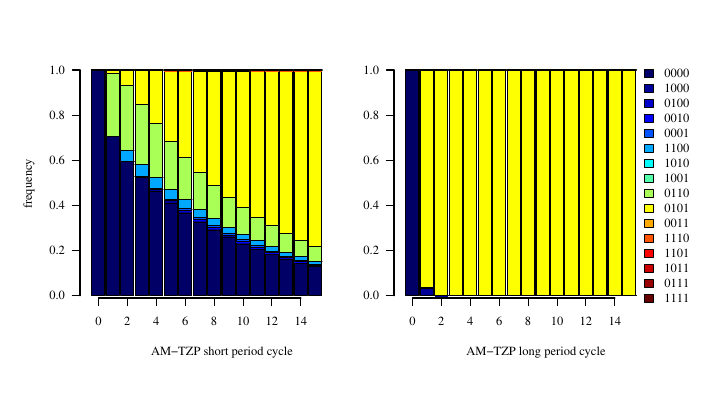

Write the R code that produced this figure.
setwd("~/Antibiotic Cycling")
source(file="cycling.R")


pdf(file="short_period_vs_long_period/short_period_vs_long_period.pdf",family="Times", width = 7.28, height = 4, pointsize=9)

par(mfrow=c(1,2))
initial_state = c(1,0,0,0,0,0,0,0,0,0,0,0,0,0,0,0)
par(mai=c(1.02,.8,0.7,0))
plot_cycles(c("AM", "TZP"),initial_state,xlab="AM-TZP short period cycle",num_cycles=15,combine_cycle=T,legend=F)
par(mai=c(1.02,.3,0.7,.5))
plot_cycles(c("AM","TZP"),initial_state,long_period=T,xlab="AM-TZP long period cycle",num_cycles=15,combine_cycle=T)

dev.off()
